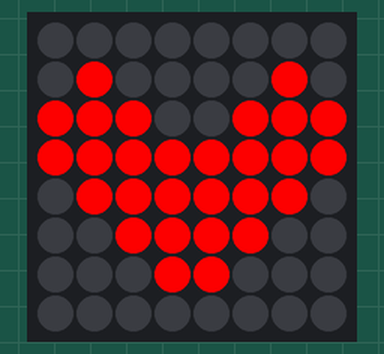
Recording of a program running on a simulated Raspberry Pi (BCM pin numbers) with a Sense HAT. Parts: the Sense HAT's 8×8 RGB LED matrix. What the program prints to the terminal is not drawn. At 5.0 s the program stops and its outputs stay as they are.

Above: at 0.1 s.

The program:

sensehat_icon.py
```python
from sense_emu import SenseHat
import time

sense = SenseHat()


r = [255, 0, 0]
b = [0, 0, 0]
y = [255, 255, 0]

heart = [
    b, b, b, b, b, b, b, b,
    b, r, b, b, b, b, r, b,
    r, r, r, b, b, r, r, r,
    r, r, r, r, r, r, r, r,
    b, r, r, r, r, r, r, b,
    b, b, r, r, r, r, b, b,
    b, b, b, r, r, b, b, b,
    b, b, b, b, b, b, b, b,
]

sense.set_pixels(heart)
print('Trái tim đã hiển thị.')
time.sleep(5)
sense.clear()
```
